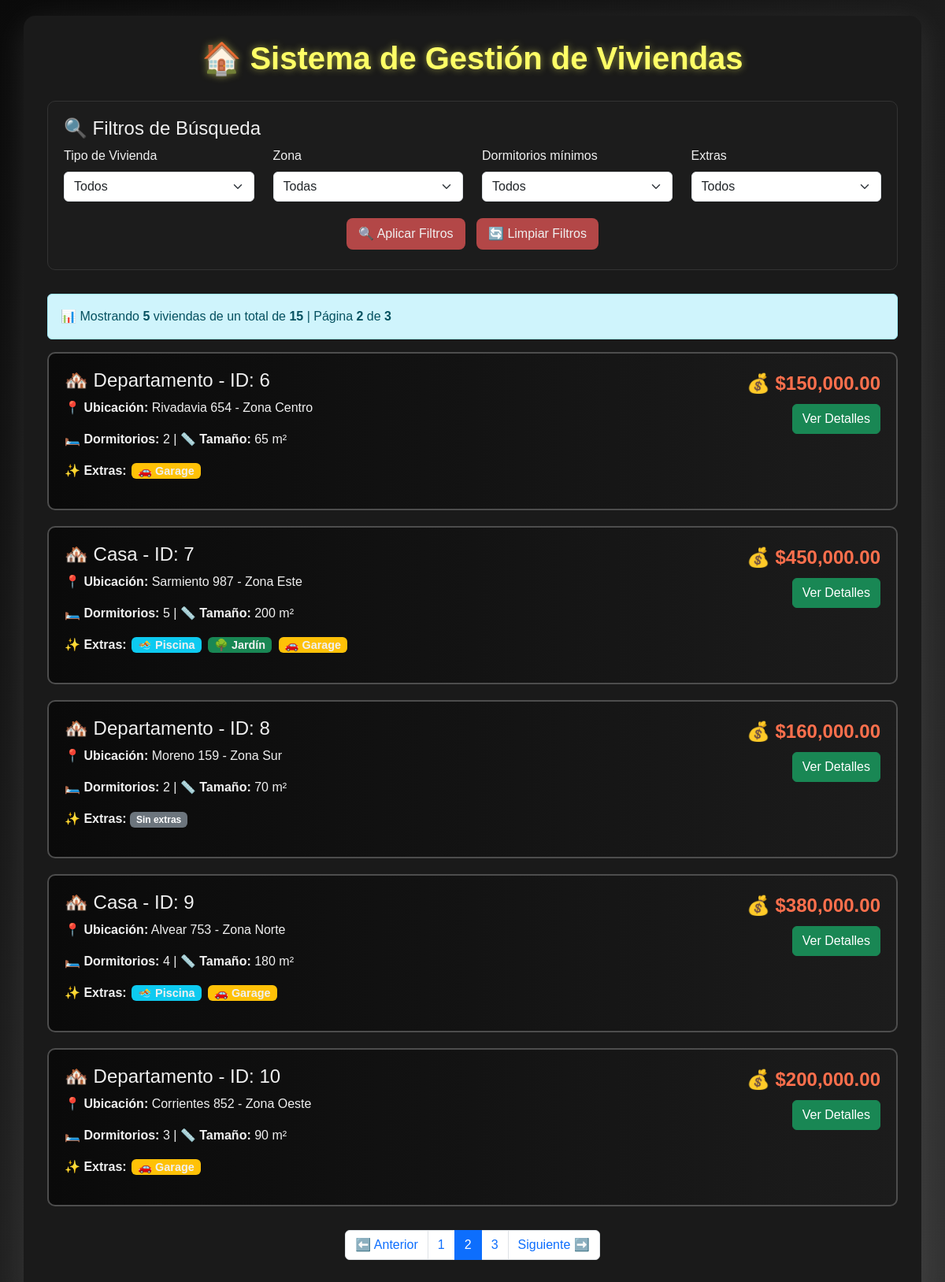
The page /?pagina=2 on the database its author committed.
### tables this page shows
CREATE TABLE viviendas (
    id INT(3) AUTO_INCREMENT PRIMARY KEY,
    tipo VARCHAR(15),
    zona VARCHAR(15),
    direccion VARCHAR(30),
    dormitorios INT(1),
    precio FLOAT(10,2),
    tamano INT(5),
    extras SET('Piscina','Jardín','Garage')
);

### index.php (the view, shortened to what this page needs)
<?php
require_once 'conexion.php';
?>
<!DOCTYPE html>
<html lang="es">
<head>
    <link href="https://cdn.jsdelivr.net/npm/bootstrap@5.3.0/dist/css/bootstrap.min.css" rel="stylesheet">
    <link rel="stylesheet" href="style.css">
</head>
<body>
    <div class="container">
        <h1 class="titulo-principal">🏠 Sistema de Gestión de Viviendas</h1>
        <div class="filtros-section">
            <h4>🔍 Filtros de Búsqueda</h4>
            <form method="GET" action="">
                <div class="row">
                    <div class="col-md-3">
                        <label class="form-label">Tipo de Vivienda</label>
                        <select name="tipo" class="form-select">
                            <option value="">Todos</option>
                        </select>
                    </div>
                    <div class="col-md-3">
                        <label class="form-label">Zona</label>
                        <select name="zona" class="form-select">
                            <option value="">Todas</option>
                        </select>
                    </div>
                    <div class="col-md-3">
                        <label class="form-label">Dormitorios mínimos</label>
                        <select name="dormitorios" class="form-select">
                            <option value="">Todos</option>
                        </select>
                    </div>
                    <div class="col-md-3">
                        <label class="form-label">Extras</label>
                        <select name="extras" class="form-select">
                            <option value="">Todos</option>
                        </select>
                    </div>
                </div>
                <div class="row mt-3">
                    <div class="col-md-12 text-center">
                        <button type="submit" class="btn btn-primary btn-filtro">🔍 Aplicar Filtros</button>
                        <a href="index.php" class="btn btn-secondary btn-filtro">🔄 Limpiar Filtros</a>
                    </div>
                </div>
            </form>
        </div>
        <div id="resultados">
<?php
$pagina = isset($_GET['pagina']) ? (int)$_GET['pagina'] : 1;
$registrosPorPagina = 5;
$comienzo = ($pagina - 1) * $registrosPorPagina;
$where = [];
$whereSQL = count($where) > 0 ? "WHERE " . implode(" AND ", $where) : "";
$totalQuery = mysqli_query($conexion, "SELECT COUNT(*) as total FROM viviendas $whereSQL");
$totalRow = mysqli_fetch_assoc($totalQuery);
$totalRegistros = $totalRow['total'];
$totalPaginas = ceil($totalRegistros / $registrosPorPagina);
$query = "SELECT * FROM viviendas $whereSQL LIMIT $comienzo, $registrosPorPagina";
$registros = mysqli_query($conexion, $query)
    or die("<div class='alert alert-danger'>❌ Problemas en la consulta: " . mysqli_error($conexion) . "</div>");
echo "<div class='alert alert-info'>";
echo "📊 Mostrando <strong>" . mysqli_num_rows($registros) . "</strong> viviendas de un total de <strong>$totalRegistros</strong>";
echo " | Página <strong>$pagina</strong> de <strong>$totalPaginas</strong>";
echo "</div>";
if (mysqli_num_rows($registros) > 0) {
    while ($reg = mysqli_fetch_array($registros)) {
        echo "<div class='vivienda-card'>";
        echo "<div class='row'>";
        echo "<div class='col-md-8'>";
        echo "<h4>🏘️ " . htmlspecialchars($reg['tipo']) . " - ID: " . $reg['id'] . "</h4>";
        echo "<p><strong>📍 Ubicación:</strong> " . htmlspecialchars($reg['direccion']) . " - Zona " . htmlspecialchars($reg['zona']) . "</p>";
        echo "<p><strong>🛏️ Dormitorios:</strong> " . $reg['dormitorios'] . " | ";
        echo "<strong>📏 Tamaño:</strong> " . number_format($reg['tamano']) . " m²</p>";
        if (!empty($reg['extras'])) {
            echo "<p><strong>✨ Extras:</strong> ";
            $extras = explode(',', $reg['extras']);
            foreach ($extras as $extra) {
                $color = '';
                $icon = '';
                switch(trim($extra)) {
                    case 'Piscina':
                        $color = 'bg-info';
                        $icon = '🏊';
                        break;
                    case 'Jardín':
                        $color = 'bg-success';
                        $icon = '🌳';
                        break;
                    case 'Garage':
                        $color = 'bg-warning';
                        $icon = '🚗';
                        break;
                }
                echo "<span class='badge $color badge-extra'>$icon " . htmlspecialchars(trim($extra)) . "</span> ";
            }
            echo "</p>";
        } else {
            echo "<p><strong>✨ Extras:</strong> <span class='badge bg-secondary'>Sin extras</span></p>";
        }
        echo "</div>";
        echo "<div class='col-md-4 text-end'>";
        echo "<div class='precio'>💰 $" . number_format($reg['precio'], 2) . "</div>";
        echo "<button class='btn btn-success mt-2'>Ver Detalles</button>";
        echo "</div>";
        echo "</div>";
        echo "</div>";
    }
} else {
    echo "<div class='alert alert-warning'>⚠️ No se encontraron viviendas con los filtros seleccionados.</div>";
}
$urlParams = [];
$baseUrl = '?' . implode('&', $urlParams);
if ($totalPaginas > 1) {
    echo "<nav aria-label='Navegación de páginas'>";
    echo "<ul class='pagination'>";
    if ($pagina > 1) {
        echo "<li class='page-item'>";
        echo "<a class='page-link' href='{$baseUrl}pagina=" . ($pagina - 1) . "'>⬅️ Anterior</a>";
        echo "</li>";
    } else {
        echo "<li class='page-item disabled'>";
        echo "<span class='page-link'>⬅️ Anterior</span>";
        echo "</li>";
    }
    for ($i = 1; $i <= $totalPaginas; $i++) {
        $active = ($i == $pagina) ? 'active' : '';
        echo "<li class='page-item $active'>";
        echo "<a class='page-link' href='{$baseUrl}pagina=$i'>$i</a>";
        echo "</li>";
    }
    if ($pagina < $totalPaginas) {
        echo "<li class='page-item'>";
        echo "<a class='page-link' href='{$baseUrl}pagina=" . ($pagina + 1) . "'>Siguiente ➡️</a>";
        echo "</li>";
    } else {
        echo "<li class='page-item disabled'>";
        echo "<span class='page-link'>Siguiente ➡️</span>";
        echo "</li>";
    }
    echo "</ul>";
    echo "</nav>";
}
?>
        </div>
    </div>
</body>
</html>

### style.css (style rules this page uses)
body { background: linear-gradient(135deg, #0a0a0a 0%, #333333 100%); min-height: 100vh; padding: 20px 0; color: #f0f0f0; font-family: "Poppins", sans-serif; }
.container { background: #1a1a1a; border-radius: 15px; padding: 30px; box-shadow: 0 10px 40px rgba(255, 255, 255, 0.1); }
.vivienda-card { border: 2px solid #4d4d4d; border-radius: 10px; padding: 20px; margin-bottom: 20px; transition: all 0.3s ease; background: linear-gradient(to right, #0a0a0a, #1c1c1c); color: #f0f0f0; }
.precio { color: #ff704d; font-size: 1.5em; font-weight: bold; }
.badge-extra { background-color: #b34747; color: #f0f0f0; margin: 2px; font-size: 0.9em; border-radius: 6px; padding: 3px 8px; }
.filtros-section { background: #1c1c1c; padding: 20px; border-radius: 10px; margin-bottom: 30px; border: 1px solid #333333; }
.titulo-principal { color: #ffff66; text-align: center; margin-bottom: 30px; font-weight: bold; text-shadow: 0 0 10px rgba(255, 255, 102, 0.5); }
.pagination { justify-content: center; margin-top: 30px; }
.btn-filtro { margin: 5px; background-color: #b34747; color: #f0f0f0; border: none; border-radius: 8px; padding: 8px 15px; transition: all 0.2s; }
.vivienda-card { animation: fadeIn 0.5s ease-in-out; }

### rows shown on the page
viviendas: tipo "Departamento", id "6", direccion "Rivadavia 654", zona "Centro", dormitorios "2", tamano "65", extras "🚗", extras "Garage", precio "150,000.00"
viviendas: tipo "Casa", id "7", direccion "Sarmiento 987", zona "Este", dormitorios "5", tamano "200", extras "🏊", extras "Piscina", extras "🌳", extras "Jardín", extras "🚗", extras "Garage", precio "450,000.00"
viviendas: tipo "Departamento", id "8", direccion "Moreno 159", zona "Sur", dormitorios "2", tamano "70", shows "✨ Extras:", extras "Sin extras", precio "160,000.00"
viviendas: tipo "Casa", id "9", direccion "Alvear 753", zona "Norte", dormitorios "4", tamano "180", extras "🏊", extras "Piscina", extras "🚗", extras "Garage", precio "380,000.00"
viviendas: tipo "Departamento", id "10", direccion "Corrientes 852", zona "Oeste", dormitorios "3", tamano "90", extras "🚗", extras "Garage", precio "200,000.00"

### other values the page prints
mysqli_num_rows($registros) "5"
$totalRegistros "15"
$pagina "2"
$totalPaginas "3"
